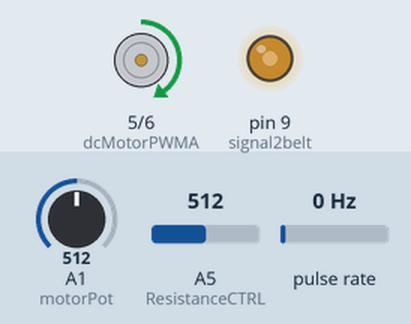
A sketch run on a simulated Arduino Uno, built with avr-gcc and run on an emulated ATmega328P. Parts: motor-driver pin pairs drawn as motors (green arrow = first pin HIGH = forward, orange = second pin HIGH = backward, longer = more drive), output pins drawn as LEDs (lit = HIGH). Wiring (inferred from the names in the program): pulse sensor: data pin 2. The test bench sets the inputs (shaded band); at power-on: A5 (ResistanceCTRL) = 512, A1 (motorPot) = 512, pulse rate 0 Hz. What the sketch prints to the serial monitor is not drawn.

Above: at 1.2 s.
1.3 s: A5 (ResistanceCTRL) set to 418
At 2.2 s:
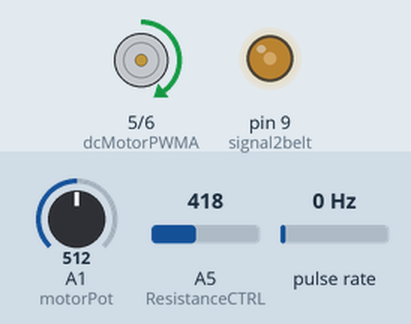
4.3 s: A5 (ResistanceCTRL) set to 385
At 5.7 s:
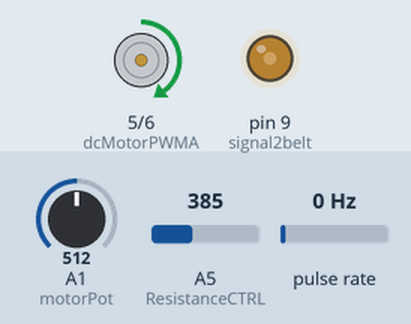
7.3 s: A1 (motorPot) set to 423
8.8 s: A1 (motorPot) set to 406
At 9.3 s:
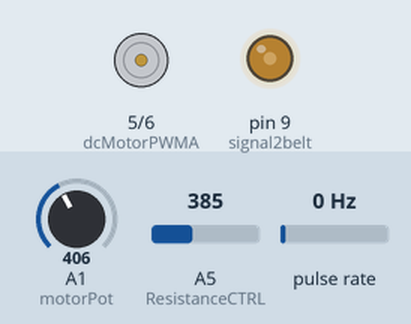
10.3 s: A5 (ResistanceCTRL) set to 511
At 11.5 s:
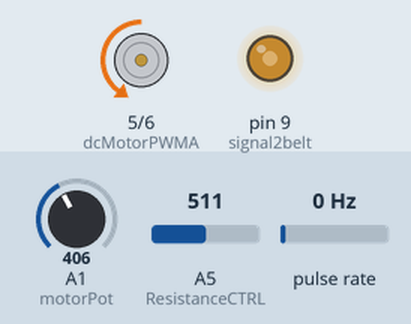
11.8 s: A5 (ResistanceCTRL) set to 122
At 12.9 s:
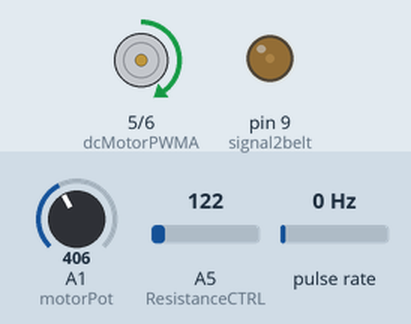
Timing chart, 0 to 14.3 s (numbered marks = the images above; inputs shaded):
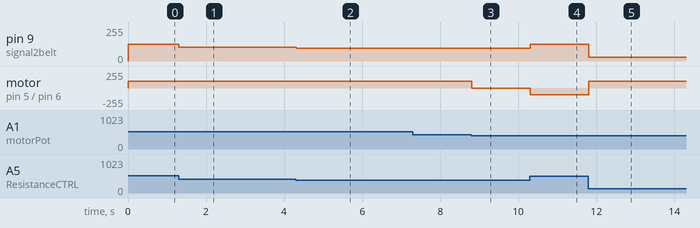

The sketch:

Arduino_Blue_Goji.ino
```cpp
//Digital Pin Numbers
int dcMotorPWMA = 5;
int dcMotorPWMB = 6;
int signal2belt = 9;

//Analog Pin Numbers
int motorPot = 1;
int ResistanceCTRL = 5;

//Motor Parameters
//int potMin = 0; //Determine this reading from the bike
//double potMaxV = 1.67; //Determine this reading from the bike
//int potMax = potMaxV/5*1023; //potMaxV in terms of 1024 analog reading (max around 360)
int potMin = 290;
int potMax = 590;
int potDesRaw;
int potDesRawMap;
double potDes; //Resistance value here
double tol = 5; //Resistance pot reading error tolerance

//Variables
int resistance;
int timeHigh;
int timeLow;
int PWM = 100; //values 0-255

//Pedal Velocity Calculations//

#define readEncoder bitRead(PIND,2)//faster than digitalRead()

const byte encoderPin = 2;//encoder output, digital pin

volatile long count = 0; //current number of total encoder counts
volatile long previousCount = 0; //current number of total encoder counts
volatile long intervalCount = 0; //current number of total encoder counts

long vel;
float pedalSpeed = 0; //RPM

unsigned long currentTime;
unsigned long previousTime = 0;
const int interval = 1000; // One second

void isr() { //increment or decrement the encoder count if channel changes
    count ++; //increment
}


void calcSpeed() {
    intervalCount = count - previousCount;
    pedalSpeed = intervalCount*60000/8 /interval; //Revolutions per interval(1000 msec) times 60000 millisec = RPM
    previousCount = count;
    previousTime = currentTime;
}

//End Pedal Velocity Calculations//


void setup() {
  // put your setup code here, to run once:
  Serial.begin(57600);
  pinMode(motorPot, INPUT);

  //Pedal Velocity Setup
  pinMode(encoderPin, INPUT);
  attachInterrupt(digitalPinToInterrupt(encoderPin), isr, HIGH); //encoder  initialization
}

void loop() {
  //Pedal Velocity Calculation//
  currentTime = millis();
  if (currentTime - previousTime >= interval) {calcSpeed();} //Every interval (1second right now), calculate speed
  //End Pedal Velocity Calculation//

  potDesRaw = analogRead(ResistanceCTRL);
  potDesRawMap = map(potDesRaw, 0, 1023, 0, 255);
  analogWrite(signal2belt, potDesRawMap); //Send signal to belt
  potDes = map(potDesRaw, 0, 1023, potMin, potMax); //Pot controlled Resistance
  //Serial.println(count);
  resistance = analogRead(motorPot);

  if (resistance <= potDes - tol && resistance >= potMin){
    analogWrite(dcMotorPWMA,0);
    analogWrite(dcMotorPWMB,PWM);
  }
  else if (resistance >= potDes + tol && resistance <= potMax){
    analogWrite(dcMotorPWMA,PWM);
    analogWrite(dcMotorPWMB,0);
  }
  else{
    analogWrite(dcMotorPWMA,0);
    analogWrite(dcMotorPWMB,0);
  }

  //LOGGER
 Serial.print("COUNT: ");
 Serial.print(count);
 Serial.print("  CurrTime: ");
 Serial.print(currentTime);
 Serial.print("  IntervalCount: ");
 Serial.print(intervalCount);
 Serial.print("  Motor Pot: ");
 Serial.print(resistance);
 Serial.print("  Desired MotorPos: ");
 Serial.print(potDes);
 Serial.print("  potDesRaw: ");
 Serial.print(potDesRaw);
 Serial.print("  potDesRawMap: ");
 Serial.print(potDesRawMap);
 Serial.print("  PedalSpeed: ");
 Serial.println(pedalSpeed);
}
```

Measured:
- the behaviour switches between 407 and 406 on A1 (motorPot) (found by bisection; images 2 and 3)
- after the input at 1.3 s, pin 9 (signal2belt): 127/255 → 104/255 at once
- after the input at 4.3 s, pin 9 (signal2belt): 104/255 → 95/255 at once
- after the input at 7.3 s, every drawn part: stays the same
- after the input at 8.8 s, motor on pin 5 (dcMotorPWMA) / pin 6 (dcMotorPWMB): forward 100/255 → stopped at once
- after the input at 10.3 s, pin 9 (signal2belt): 95/255 → 127/255 at once; motor on pin 5 (dcMotorPWMA) / pin 6 (dcMotorPWMB): stopped → backward 100/255 at once
- after the input at 11.8 s, pin 9 (signal2belt): 127/255 → 30/255 at once; motor on pin 5 (dcMotorPWMA) / pin 6 (dcMotorPWMB): backward 100/255 → forward 100/255 at once
